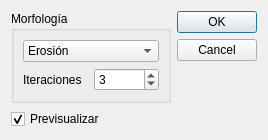
<?xml version="1.0" encoding="UTF-8"?>
<ui version="4.0">
 <class>Morfologia</class>
 <widget class="QDialog" name="Morfologia">
  <property name="windowModality">
   <enum>Qt::WindowModality::WindowModal</enum>
  </property>
  <property name="geometry">
   <rect>
    <x>0</x>
    <y>0</y>
    <width>268</width>
    <height>132</height>
   </rect>
  </property>
  <property name="windowTitle">
   <string>Morfología</string>
  </property>
  <layout class="QGridLayout" name="gridLayout">
   <item row="1" column="0">
    <widget class="QCheckBox" name="checkBox">
     <property name="text">
      <string>Previsualizar</string>
     </property>
     <property name="checked">
      <bool>true</bool>
     </property>
    </widget>
   </item>
   <item row="0" column="1" rowspan="2">
    <widget class="QDialogButtonBox" name="buttonBox">
     <property name="orientation">
      <enum>Qt::Orientation::Vertical</enum>
     </property>
     <property name="standardButtons">
      <set>QDialogButtonBox::StandardButton::Cancel|QDialogButtonBox::StandardButton::Ok</set>
     </property>
    </widget>
   </item>
   <item row="0" column="0">
    <widget class="QGroupBox" name="groupBox">
     <property name="title">
      <string>Morfología</string>
     </property>
     <layout class="QVBoxLayout" name="verticalLayout">
      <item>
       <widget class="QComboBox" name="comboBox">
        <item>
         <property name="text">
          <string>Erosión</string>
         </property>
        </item>
        <item>
         <property name="text">
          <string>Dilatación</string>
         </property>
        </item>
        <item>
         <property name="text">
          <string>Apertura</string>
         </property>
        </item>
        <item>
         <property name="text">
          <string>Cierre</string>
         </property>
        </item>
       </widget>
      </item>
      <item>
       <layout class="QHBoxLayout" name="horizontalLayout">
        <item>
         <widget class="QLabel" name="label">
          <property name="text">
           <string>Iteraciones</string>
          </property>
         </widget>
        </item>
        <item>
         <widget class="QSpinBox" name="spinBox">
          <property name="maximum">
           <number>10</number>
          </property>
          <property name="value">
           <number>3</number>
          </property>
         </widget>
        </item>
       </layout>
      </item>
     </layout>
    </widget>
   </item>
  </layout>
 </widget>
 <resources/>
 <connections>
  <connection>
   <sender>buttonBox</sender>
   <signal>accepted()</signal>
   <receiver>Morfologia</receiver>
   <slot>accept()</slot>
   <hints>
    <hint type="sourcelabel">
     <x>248</x>
     <y>254</y>
    </hint>
    <hint type="destinationlabel">
     <x>157</x>
     <y>274</y>
    </hint>
   </hints>
  </connection>
  <connection>
   <sender>buttonBox</sender>
   <signal>rejected()</signal>
   <receiver>Morfologia</receiver>
   <slot>reject()</slot>
   <hints>
    <hint type="sourcelabel">
     <x>316</x>
     <y>260</y>
    </hint>
    <hint type="destinationlabel">
     <x>286</x>
     <y>274</y>
    </hint>
   </hints>
  </connection>
 </connections>
</ui>
